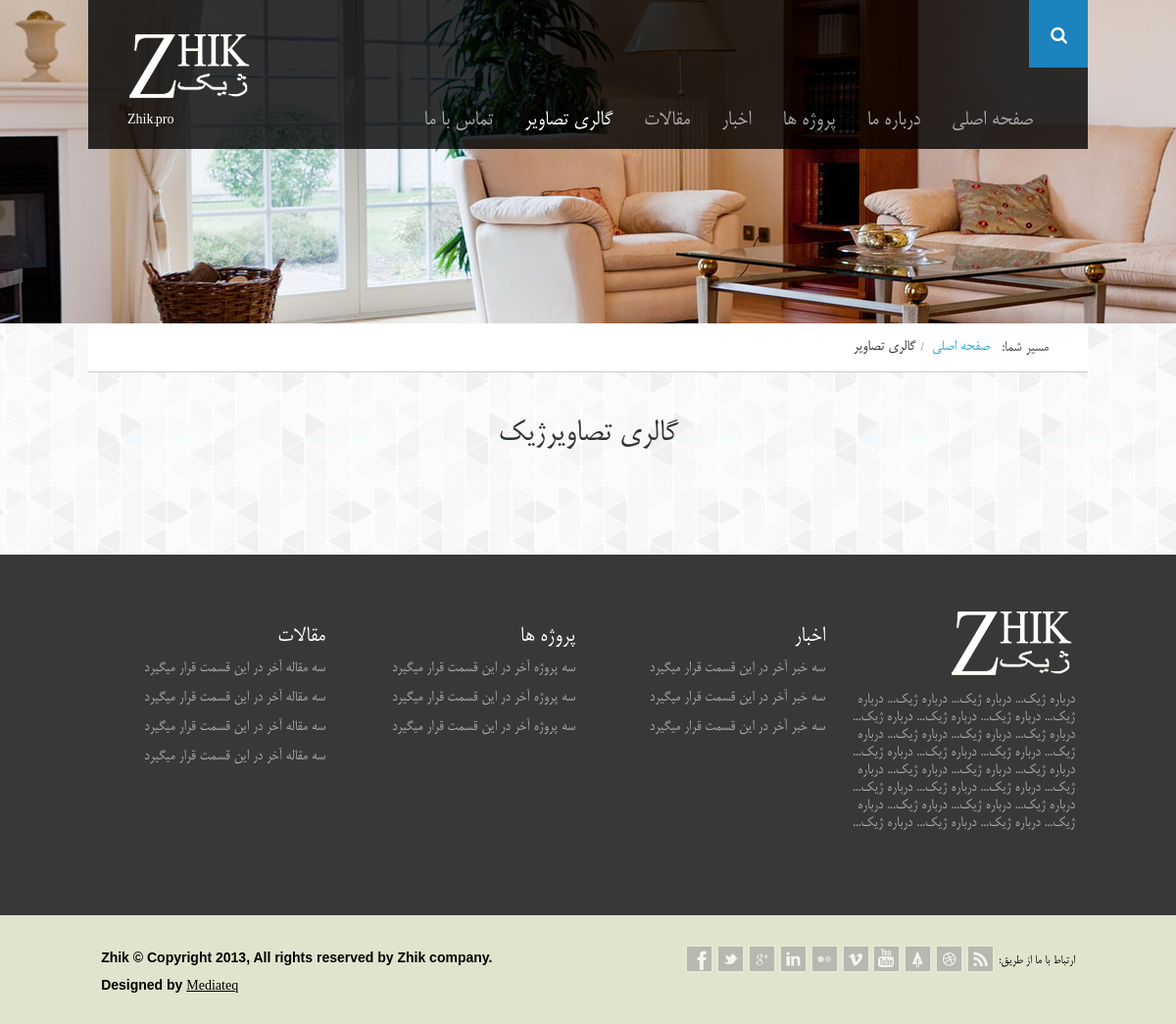
Before: /gallery.html with the older database file.
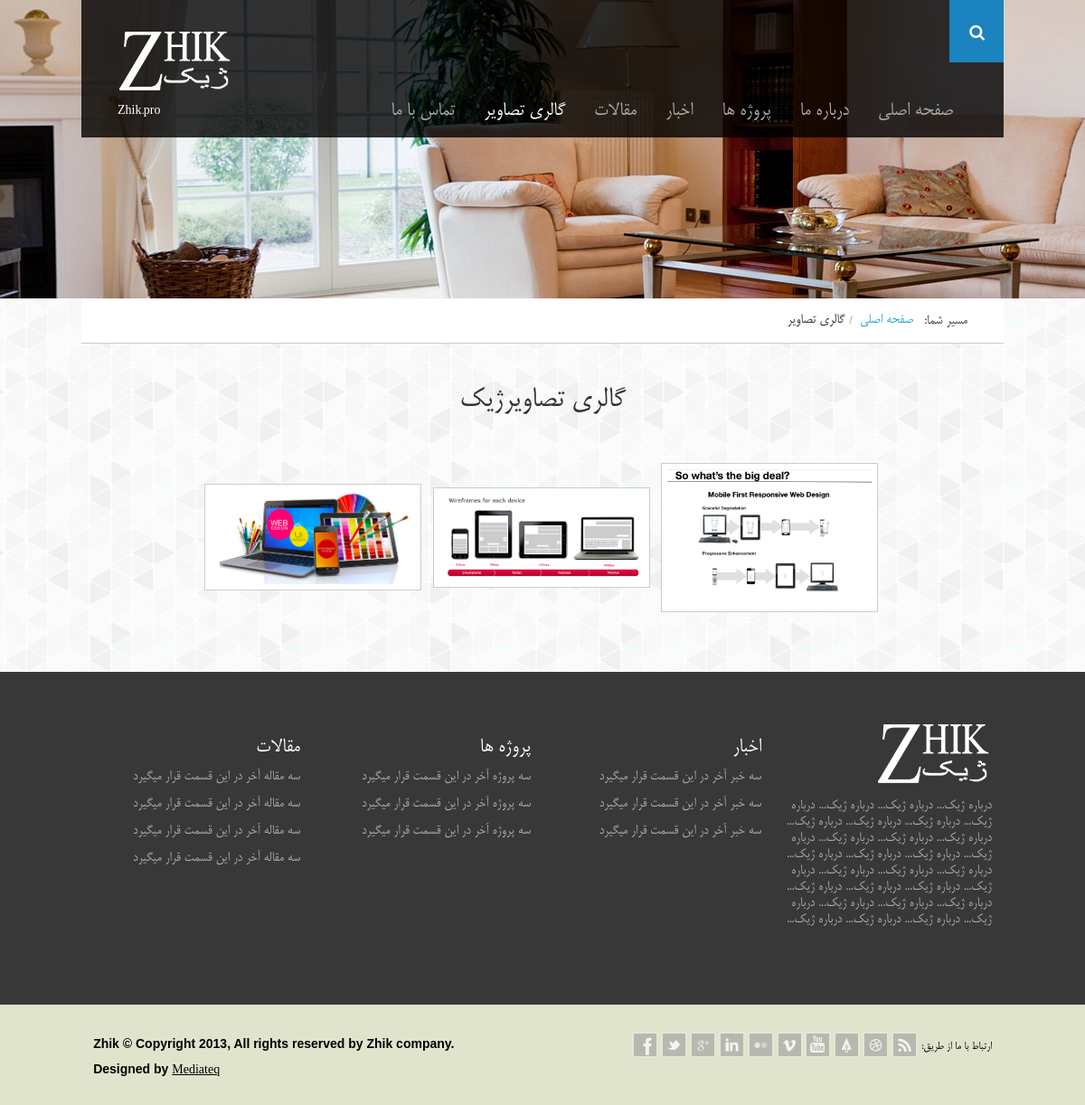
After: the same page with the newer database file.
### tables this page shows
CREATE TABLE IF NOT EXISTS `gallery` (
  `id` int(11) NOT NULL AUTO_INCREMENT,
  `image` varchar(60) NOT NULL,
  `subject` varchar(50) NOT NULL,
  `body` varchar(250) NOT NULL,
  PRIMARY KEY (`id`)
);

### themes/main.php (called while the page is built)
<?php
    include_once("inc/header.php");
    include_once("inc/index-content.php");
    include_once("inc/footer.php");
?>

### index.php (called while the page is built)
<?php
	include_once('themes/main.php');
?>

### classes/database.php (called while the page is built, shortened)
<?php
  include_once("security.php");
class Database
  {
 private static $me;
 private $link;
 public $cmd;
 function __construct()
 {
      $this->link = mysqli_connect(_DB_SERVER,_DB_USER,_DB_PASS);
	  mysqli_set_charset($this->link, "utf8");
      mysqli_select_db($this->link,_DB_NAME);
 }
public static function GetDatabase()
{
   if(is_null(self::$me))
       self::$me = new Database();
    return self::$me;
 }
public function RunSQL()
{
   $security = Security::GetSecurity ();
   $this->cmd = $security->Xss_Clean($this->cmd);
   $result =  mysqli_query($this->link,$this->cmd);
   return $result;
}
function Select($tableName, $fields=NULL, $where = NULL, $order = NULL)
{
    if ($where) $where = " WHERE " . $where;
	$this->cmd = "SELECT $fields FROM `$tableName` " . $where . $order;
	$res = $this->RunSQL();
    if ($res)
	    return mysqli_fetch_array($res);
	else
        return false;
}
public function  SelectAll($tableName, $fields,$where = NULL,
                 $order = NULL, $from = NULL, $count = NULL)
 {
	$limit = "";
    if (!$fileds) $fields="*";
    if ($order) $order = " ORDER BY " . $order;
    $this->cmd = "SELECT $fields FROM `$tableName` " . $where . " " . $order . " " . $limit;
    $res =$this->RunSQL();
    $rows = array();
    if ($res)
    {
        while($row = mysqli_fetch_array($res)) $rows[] = $row;
    }
    return $rows;
}
  }
?>

### classes/security.php (called while the page is built, shortened)
<?php
class Security
{
    private static $me;
    public static function GetSecurity()
    {
      if(is_null(self::$me))
         self::$me = new Security();
      return self::$me;
    }
    public function Xss_Clean($data)
    {
        $data = str_replace(array('&amp;','&lt;','&gt;'), array('&amp;amp;','&amp;lt;','&amp;gt;'), $data);
        $data = preg_replace('/(&#*\w+)[\x00-\x20]+;/u', '$1;', $data);
        $data = preg_replace('/(&#x*[0-9A-F]+);*/iu', '$1;', $data);
        $data = html_entity_decode($data, ENT_COMPAT, 'UTF-8');
        $data = preg_replace('#(<[^>]+?[\x00-\x20"\'])(?:on|xmlns)[^>]*+>#iu', '$1>', $data);
        $data = preg_replace('#([a-z]*)[\x00-\x20]*=[\x00-\x20]*([`\'"]*)[\x00-\x20]*j[\x00-\x20]*a[\x00-\x20]*v[\x00-\x20]*a[\x00-\x20]*s[\x00-\x20]*c[\x00-\x20]*r[\x00-\x20]*i[\x00-\x20]*p[\x00-\x20]*t[\x00-\x20]*:#iu', '$1=$2nojavascript...', $data);
        $data = preg_replace('#([a-z]*)[\x00-\x20]*=([\'"]*)[\x00-\x20]*v[\x00-\x20]*b[\x00-\x20]*s[\x00-\x20]*c[\x00-\x20]*r[\x00-\x20]*i[\x00-\x20]*p[\x00-\x20]*t[\x00-\x20]*:#iu', '$1=$2novbscript...', $data);
        $data = preg_replace('#([a-z]*)[\x00-\x20]*=([\'"]*)[\x00-\x20]*-moz-binding[\x00-\x20]*:#u', '$1=$2nomozbinding...', $data);
        $data = preg_replace('#(<[^>]+?)style[\x00-\x20]*=[\x00-\x20]*[`\'"]*.*?expression[\x00-\x20]*\([^>]*+>#i', '$1>', $data);
        $data = preg_replace('#(<[^>]+?)style[\x00-\x20]*=[\x00-\x20]*[`\'"]*.*?behaviour[\x00-\x20]*\([^>]*+>#i', '$1>', $data);
        $data = preg_replace('#(<[^>]+?)style[\x00-\x20]*=[\x00-\x20]*[`\'"]*.*?s[\x00-\x20]*c[\x00-\x20]*r[\x00-\x20]*i[\x00-\x20]*p[\x00-\x20]*t[\x00-\x20]*:*[^>]*+>#iu', '$1>', $data);
        $data = preg_replace('#</*\w+:\w[^>]*+>#i', '', $data);
        do
        {
            $old_data = $data;
            $data = preg_replace('#</*(?:applet|b(?:ase|gsound|link)|embed|frame(?:set)?|i(?:frame|layer)|l(?:ayer|ink)|meta|object|s(?:cript|tyle)|title|xml)[^>]*+>#i', '', $data);
        }
        while ($old_data !== $data);
        return $data;
    }
}
?>

### themes/gallery.php (the view, shortened to what the changed rows need)
<?php
$db = database::GetDatabase();
$gallery= $db->SelectAll('gallery',NULL,NULL," id DESC");
$html=<<<cd
    <div id="header-image-container">
        <div id="header-image">
            <img src="themes/images/demo/gallery-header.jpg" alt="" class="stretch-image">
        </div>
    </div>
    <div id="content-container" class="content-width">
        <div class="row">
            <div id="breadcrumbs-wrapper" class="large-12 columns for-nested">
                <span>مسیر شما:</span>
                <ul class="breadcrumbs">
                    <li class="current">
                        <a>گالری تصاویر</a>
                    </li>
                    <li>
                        <a href="./">صفحه اصلی</a>
                    </li>
                </ul>
            </div>
        </div>
        <div id="intro" class="not-homepage row">
            <div class="large-9 large-centered columns">
                <h1>گالری تصاویر<strong>ژیک</strong></h1>
                <!-- <p>
                    Etiam pellentesque mollis ultrices. Nam dictum auctor nunc, at ultricies lorem tempor id. Nulla tellus dolor, aliquam ac consectetur at, euismod sed sapien.
                </p> -->
            </div>
        </div>
        <div class="row no-bg">
            <div class="large-12 columns no-padding">
                <div class="gallery2-wrapper">
cd;
	for($i=0 ; $i<count($gallery) ; $i++)
	{
$html.=<<<cd
                    <div class="gallery-item">
                        <a href="{$gallery[$i][image]}" class="image-box" rel="gallery1">
						<img src="{$gallery[$i][image]}" alt="{$gallery[$i][subject]}"></a>
                    </div>
cd;
}
$html.=<<<cd
                </div>
            </div>
        </div>
    </div>
cd;
    return $html;
?>

Changed rows visible on the page:
added gallery: image (picture)
added gallery: image (picture)
added gallery: image (picture)
